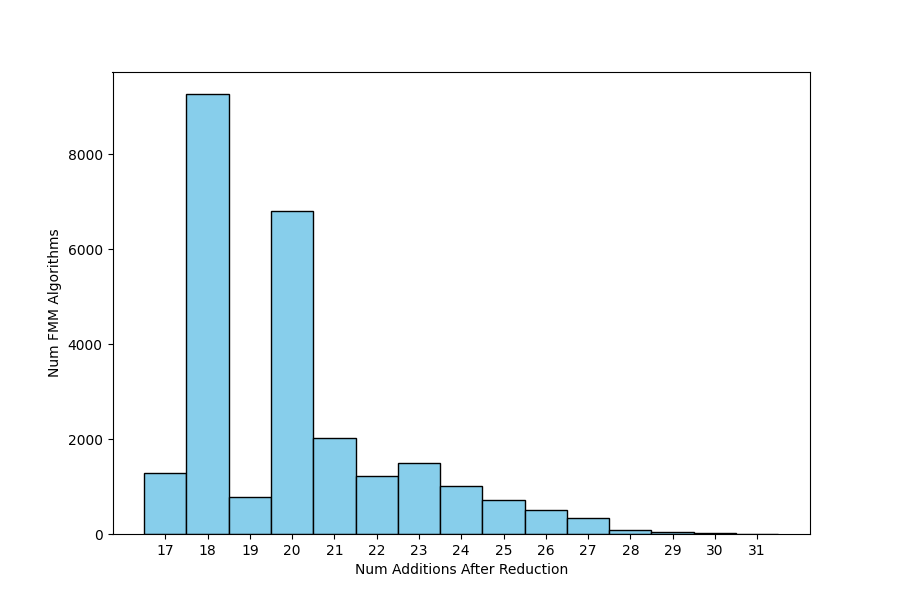

Here is the Python script that generated this plot:
import matplotlib.pyplot as plt
import seaborn as sns # pip include seaborn
import numpy as np

raw_data = { # 25625 entries
  17: 1295,
  18: 9275,
  19: 774,
  20: 6818,
  21: 2032,
  22: 1219,
  23: 1502,
  24: 1005,
  25: 714,
  26: 497,
  27: 345,
  28: 94,
  29: 38,
  30: 15,
  31: 2
}

def main():
    data = []
    for num_additions, count in raw_data.items():
        data.extend([num_additions] * count)

    # create histogram
    plt.figure(figsize=(9, 6)) # Optional: Adjust figure size
    #ax = sns.histplot(data, bins=sorted(raw_data.keys()), kde=True, color='red', edgecolor='black', facecolor='skyblue', discrete=True)
    ax = sns.histplot(data, bins=sorted(raw_data.keys()), kde=False, color='red', edgecolor='black', facecolor='skyblue', discrete=True)

    # add labels and title
    ax.set_xlabel("Num Additions After Reduction")
    ax.set_ylabel("Num FMM Algorithms")
    #ax.set_title("Addition Count Distribution")
    ax.set_xticks(sorted(raw_data.keys())) #  x-axis ticks to match addition count

    # save plot to png file
    plt.savefig('fmm_addition_distribution_223_20260808_225329.png')

    # display plot
    #plt.show()

if __name__ == "__main__":
    main()
